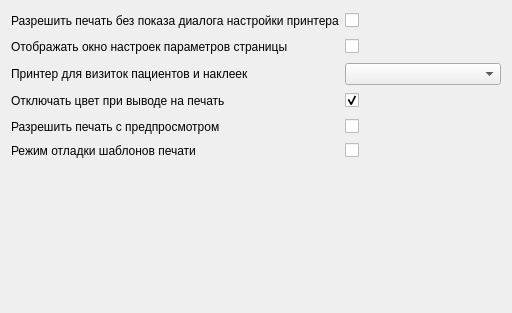
<?xml version="1.0" encoding="UTF-8"?>
<ui version="4.0">
 <class>printPage</class>
 <widget class="QWidget" name="printPage">
  <property name="geometry">
   <rect>
    <x>0</x>
    <y>0</y>
    <width>512</width>
    <height>313</height>
   </rect>
  </property>
  <property name="windowTitle">
   <string>Печать</string>
  </property>
  <property name="toolTip">
   <string/>
  </property>
  <layout class="QGridLayout" name="gridLayout">
   <item row="0" column="0">
    <widget class="QLabel" name="lblEnableFastPrint">
     <property name="text">
      <string>Разрешить печать без показа диалога настройки принтера</string>
     </property>
     <property name="buddy">
      <cstring>chkEnableFastPrint</cstring>
     </property>
    </widget>
   </item>
   <item row="0" column="1">
    <widget class="QCheckBox" name="chkEnableFastPrint">
     <property name="text">
      <string/>
     </property>
    </widget>
   </item>
   <item row="0" column="2">
    <spacer name="horizontalSpacer_9">
     <property name="orientation">
      <enum>Qt::Horizontal</enum>
     </property>
     <property name="sizeHint" stdset="0">
      <size>
       <width>40</width>
       <height>20</height>
      </size>
     </property>
    </spacer>
   </item>
   <item row="1" column="0">
    <widget class="QLabel" name="lblShowPageSetup">
     <property name="text">
      <string>Отображать окно настроек параметров страницы</string>
     </property>
     <property name="buddy">
      <cstring>chkShowPageSetup</cstring>
     </property>
    </widget>
   </item>
   <item row="1" column="1">
    <widget class="QCheckBox" name="chkShowPageSetup">
     <property name="text">
      <string/>
     </property>
    </widget>
   </item>
   <item row="1" column="2">
    <spacer name="horizontalSpacer_11">
     <property name="orientation">
      <enum>Qt::Horizontal</enum>
     </property>
     <property name="sizeHint" stdset="0">
      <size>
       <width>49</width>
       <height>20</height>
      </size>
     </property>
    </spacer>
   </item>
   <item row="2" column="0">
    <widget class="QLabel" name="lblLabelPrinter">
     <property name="text">
      <string>Принтер для визиток пациентов и наклеек</string>
     </property>
     <property name="buddy">
      <cstring>cmbLabelPrinter</cstring>
     </property>
    </widget>
   </item>
   <item row="2" column="1" colspan="2">
    <widget class="QComboBox" name="cmbLabelPrinter"/>
   </item>
   <item row="3" column="0">
    <widget class="QLabel" name="lblPrintBlackWhite">
     <property name="text">
      <string>Отключать цвет при выводе на печать</string>
     </property>
     <property name="buddy">
      <cstring>chkPrintBlackWhite</cstring>
     </property>
    </widget>
   </item>
   <item row="3" column="1">
    <widget class="QCheckBox" name="chkPrintBlackWhite">
     <property name="text">
      <string/>
     </property>
     <property name="checked">
      <bool>true</bool>
     </property>
    </widget>
   </item>
   <item row="3" column="2">
    <spacer name="horizontalSpacer_7">
     <property name="orientation">
      <enum>Qt::Horizontal</enum>
     </property>
     <property name="sizeHint" stdset="0">
      <size>
       <width>40</width>
       <height>20</height>
      </size>
     </property>
    </spacer>
   </item>
   <item row="4" column="0">
    <widget class="QLabel" name="lblEnablePreview">
     <property name="text">
      <string>Разрешить печать с предпросмотром</string>
     </property>
     <property name="buddy">
      <cstring>chkEnablePreview</cstring>
     </property>
    </widget>
   </item>
   <item row="4" column="1">
    <widget class="QCheckBox" name="chkEnablePreview">
     <property name="text">
      <string/>
     </property>
    </widget>
   </item>
   <item row="4" column="2">
    <spacer name="horizontalSpacer_10">
     <property name="orientation">
      <enum>Qt::Horizontal</enum>
     </property>
     <property name="sizeHint" stdset="0">
      <size>
       <width>90</width>
       <height>20</height>
      </size>
     </property>
    </spacer>
   </item>
   <item row="6" column="0">
    <spacer name="verticalSpacer">
     <property name="orientation">
      <enum>Qt::Vertical</enum>
     </property>
     <property name="sizeHint" stdset="0">
      <size>
       <width>20</width>
       <height>1</height>
      </size>
     </property>
    </spacer>
   </item>
   <item row="5" column="0">
    <widget class="QLabel" name="lblTemplateEdit">
     <property name="text">
      <string>Режим отладки шаблонов печати</string>
     </property>
    </widget>
   </item>
   <item row="5" column="1">
    <widget class="QCheckBox" name="chkTemplateEdit">
     <property name="text">
      <string/>
     </property>
    </widget>
   </item>
  </layout>
 </widget>
 <tabstops>
  <tabstop>chkEnableFastPrint</tabstop>
  <tabstop>cmbLabelPrinter</tabstop>
  <tabstop>chkPrintBlackWhite</tabstop>
 </tabstops>
 <resources/>
 <connections/>
</ui>
